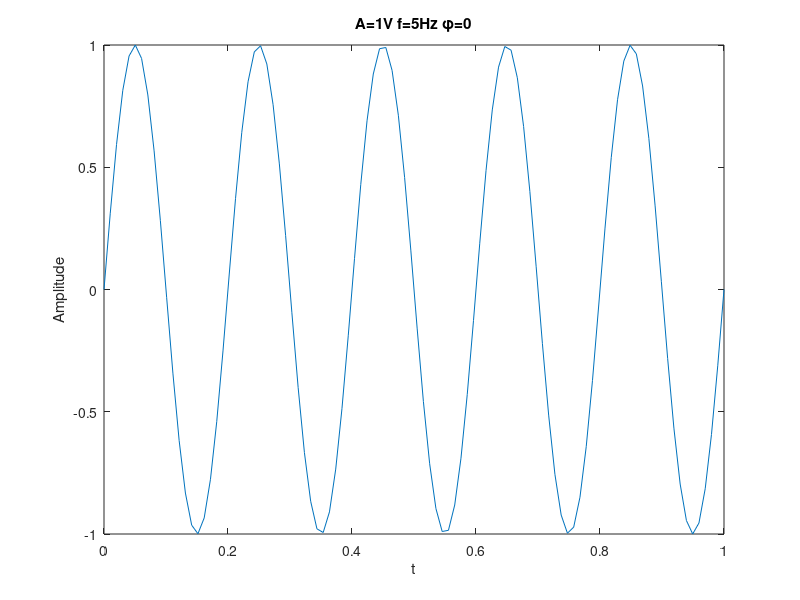

Write the MATLAB code that produced this figure.
%To generate sinusoidal signal
clc
clear all
close all
%Specify the parameters of sine wave
A=1;  %Amplitude
f=5;  %Frequency
ph=0; %Phase
%Generate the time vector
t=linspace(0,1,100);
x=A*sin(2*pi*f*t+ph);
plot(t,x),xlabel('t'),ylabel('Amplitude')
title(['A=',num2str(A),'V',' f=',num2str(f),'Hz',' \phi=',num2str(ph)])
